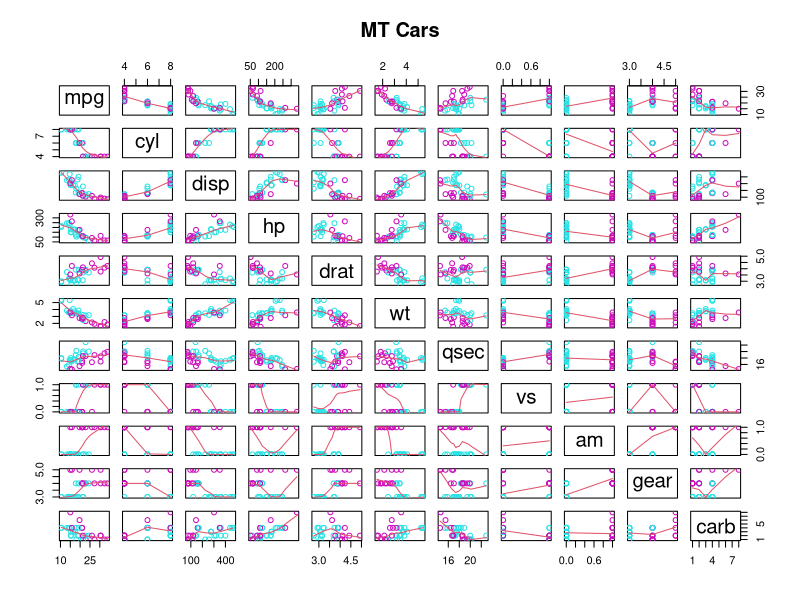
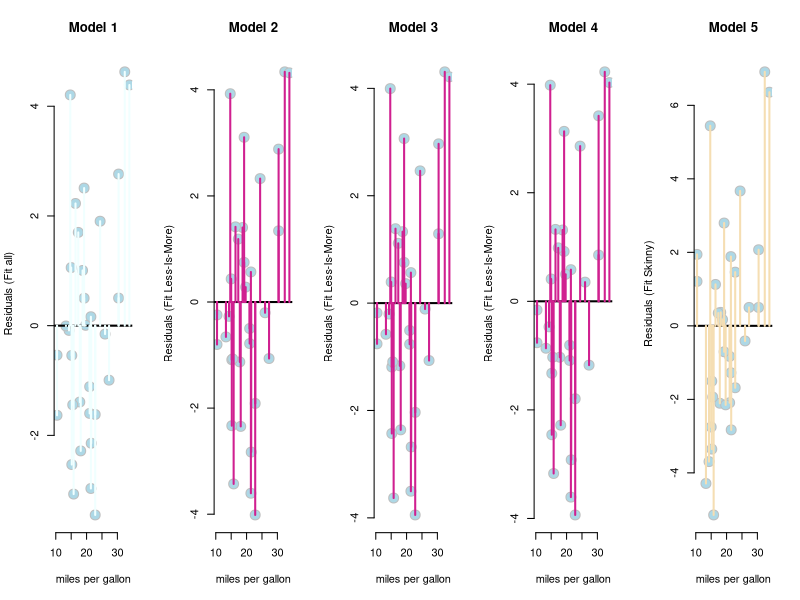

These figures' R source, in order:
## ---- chunk 1
data(mtcars)
mtc<-data.frame(mtcars)
## ---- chunk 2
pairs(mtc, panel = panel.smooth, main = "MT Cars", col = 13 + (mtc$am >0))
## ---- chunk 3
 M<-abs(cor(mtc))
    which(M> 0.9, arr.ind=T)
## ---- chunk 4
which(M> 0.8, arr.ind=T)
## ---- chunk 5
mtc$am<-as.character(mtc$am)
mtc$am[mtc$am=="0"]<-"auto"
mtc$am[mtc$am=="1"]<-"manual"
## ---- chunk 6
  fit1<-lm(formula = mpg ~ .,  data = mtc) 
  f1<-summary(fit1)
  fit2<-lm(formula = mpg ~ wt + cyl + am + gear + drat + qsec + carb,  data = mtc)
  f2<-summary(fit2)
  fit3<-lm(formula = mpg ~ wt  + am + gear + drat + qsec + carb,  data = mtc)
  f3<-summary(fit3)
  fit4<-lm(formula = mpg ~ wt  + am  + drat + qsec + carb,  data = mtc)
  f4<-summary(fit4)
  fit5<-lm(formula = mpg ~ wt  + am  + drat ,  data = mtc)
  f5<-summary(fit5)
  fit6<-lm(formula = mpg ~ am ,  data = mtc)
  f6<-summary(fit6)
## ---- chunk 7
anova(fit1,fit2,fit3, fit4, fit5, fit6)
## ---- chunk 8
f1s <- summary(fit1)$coefficients[1,]  
f2s <-summary(fit2)$coefficients[1,]  
f3s <-summary(fit3)$coefficients[1,]
f4s <-summary(fit4)$coefficients[1,]   
f5s <-summary(fit5)$coefficients[1,] 
f6s <-summary(fit6)$coefficients[1,] 

paste("Model 1 : ") ;f1s  
paste("Model 2 : ") ;f2s
paste("Model 3 : ") ;f3s  
paste("Model 4 : ");f4s   
paste("Model 5 : ");f5s 
paste("Model 6 : ");f6s   

f6error <- summary(fit6)$coefficients[1,4]
f6serror <-summary(fit6)$coefficients[1,2]
f6sincrease <-summary(fit6)$coefficients[1,1]
## ---- chunk 9
e1 <- resid(fit1); e3 <- resid(fit3) ; e2 <- resid(fit2)
e4 <- resid(fit4)
e5 <- resid(fit5) ; e6 <- resid(fit6)
par(mfrow = c(1, 5))
plot(mtc$mpg, e1,  
     xlab = "miles per gallon", 
     ylab = "Residuals (Fit all)", 
     main="Model 1",
     bg = "lightblue", 
     col = "gray", cex = 2, pch = 21,frame = FALSE)
abline(h = 0, lwd = 2)
for (i in 1 : length(mtc$mpg)) 
lines(c(mtc$mpg[i], mtc$mpg[i]),c(e1[i], 0), col = "azure" , lwd = 2)

plot(mtc$mpg, e2,  
     xlab = "miles per gallon", 
     ylab = "Residuals (Fit Less-Is-More)", 
      main="Model 2",
     bg = "lightblue", 
     col = "gray", cex = 2, pch = 21,frame = FALSE)
abline(h = 0, lwd = 2)
for (i in 1 : length(mtc$mpg)) 
lines(c(mtc$mpg[i], mtc$mpg[i]),c(e2[i], 0), col = "violetred" , lwd = 2)

plot(mtc$mpg, e3,  
     xlab = "miles per gallon", 
     ylab = "Residuals (Fit Less-Is-More)", 
      main="Model 3",
     bg = "lightblue", 
     col = "gray", cex = 2, pch = 21,frame = FALSE)
abline(h = 0, lwd = 2)
for (i in 1 : length(mtc$mpg)) 
lines(c(mtc$mpg[i], mtc$mpg[i]),c(e3[i], 0), col = "violetred" , lwd = 2)

plot(mtc$mpg, e4,  
     xlab = "miles per gallon", 
     ylab = "Residuals (Fit Less-Is-More)", 
      main="Model 4",
     bg = "lightblue", 
     col = "gray", cex = 2, pch = 21,frame = FALSE)
abline(h = 0, lwd = 2)
for (i in 1 : length(mtc$mpg)) 
lines(c(mtc$mpg[i], mtc$mpg[i]),c(e4[i], 0), col = "violetred" , lwd = 2)

plot(mtc$mpg, e5,  
     xlab = "miles per gallon", 
     ylab = "Residuals (Fit Skinny)",
       main="Model 5",
     bg = "lightblue", 
     col = "gray", cex = 2, pch = 21,frame = FALSE)
abline(h = 0, lwd = 2)
for (i in 1 : length(mtc$mpg)) 
lines(c(mtc$mpg[i], mtc$mpg[i]),c(e5[i], 0), col = "wheat" , lwd = 2)

## ---- chunk 10
sumCoef<-summary(fit6)$coefficients 
coefficients <- sumCoef[1,1]+c(-1,1)*qt(.975,df=fit5$df)*sumCoef[1,2]

